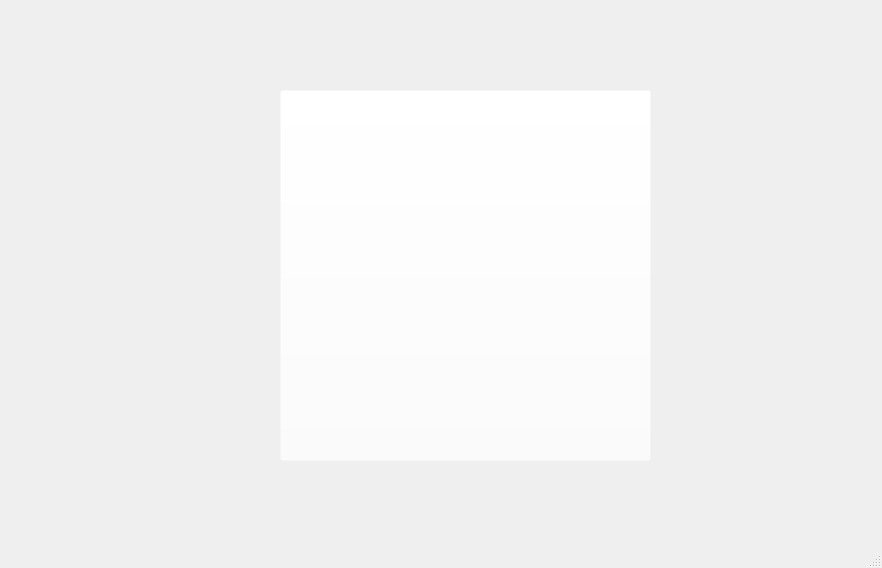
<?xml version="1.0" encoding="UTF-8"?>
<ui version="4.0">
 <class>VoiceAssistant</class>
 <widget class="QMainWindow" name="VoiceAssistant">
  <property name="geometry">
   <rect>
    <x>0</x>
    <y>0</y>
    <width>882</width>
    <height>568</height>
   </rect>
  </property>
  <property name="windowTitle">
   <string>MainWindow</string>
  </property>
  <property name="styleSheet">
   <string notr="true"/>
  </property>
  <widget class="QWidget" name="centralwidget">
   <widget class="QLabel" name="background">
    <property name="geometry">
     <rect>
      <x>0</x>
      <y>-60</y>
      <width>891</width>
      <height>621</height>
     </rect>
    </property>
    <property name="text">
     <string/>
    </property>
    <property name="pixmap">
     <pixmap resource="kara_media.qrc">:/newPrefix/edited_bg2.jpg</pixmap>
    </property>
    <property name="scaledContents">
     <bool>true</bool>
    </property>
   </widget>
   <widget class="QPushButton" name="logo">
    <property name="geometry">
     <rect>
      <x>280</x>
      <y>90</y>
      <width>371</width>
      <height>371</height>
     </rect>
    </property>
    <property name="palette">
     <palette>
      <active>
       <colorrole role="WindowText">
        <brush brushstyle="SolidPattern">
         <color alpha="255">
          <red>0</red>
          <green>0</green>
          <blue>0</blue>
         </color>
        </brush>
       </colorrole>
       <colorrole role="Button">
        <brush brushstyle="SolidPattern">
         <color alpha="0">
          <red>255</red>
          <green>255</green>
          <blue>255</blue>
         </color>
        </brush>
       </colorrole>
       <colorrole role="Light">
        <brush brushstyle="SolidPattern">
         <color alpha="0">
          <red>255</red>
          <green>255</green>
          <blue>255</blue>
         </color>
        </brush>
       </colorrole>
       <colorrole role="Midlight">
        <brush brushstyle="SolidPattern">
         <color alpha="0">
          <red>255</red>
          <green>255</green>
          <blue>255</blue>
         </color>
        </brush>
       </colorrole>
       <colorrole role="Dark">
        <brush brushstyle="SolidPattern">
         <color alpha="0">
          <red>127</red>
          <green>127</green>
          <blue>127</blue>
         </color>
        </brush>
       </colorrole>
       <colorrole role="Mid">
        <brush brushstyle="SolidPattern">
         <color alpha="0">
          <red>170</red>
          <green>170</green>
          <blue>170</blue>
         </color>
        </brush>
       </colorrole>
       <colorrole role="Text">
        <brush brushstyle="SolidPattern">
         <color alpha="255">
          <red>0</red>
          <green>0</green>
          <blue>0</blue>
         </color>
        </brush>
       </colorrole>
       <colorrole role="BrightText">
        <brush brushstyle="SolidPattern">
         <color alpha="255">
          <red>255</red>
          <green>255</green>
          <blue>255</blue>
         </color>
        </brush>
       </colorrole>
       <colorrole role="ButtonText">
        <brush brushstyle="SolidPattern">
         <color alpha="255">
          <red>0</red>
          <green>0</green>
          <blue>0</blue>
         </color>
        </brush>
       </colorrole>
       <colorrole role="Base">
        <brush brushstyle="SolidPattern">
         <color alpha="255">
          <red>255</red>
          <green>255</green>
          <blue>255</blue>
         </color>
        </brush>
       </colorrole>
       <colorrole role="Window">
        <brush brushstyle="SolidPattern">
         <color alpha="0">
          <red>255</red>
          <green>255</green>
          <blue>255</blue>
         </color>
        </brush>
       </colorrole>
       <colorrole role="Shadow">
        <brush brushstyle="SolidPattern">
         <color alpha="255">
          <red>0</red>
          <green>0</green>
          <blue>0</blue>
         </color>
        </brush>
       </colorrole>
       <colorrole role="AlternateBase">
        <brush brushstyle="SolidPattern">
         <color alpha="127">
          <red>255</red>
          <green>255</green>
          <blue>255</blue>
         </color>
        </brush>
       </colorrole>
       <colorrole role="ToolTipBase">
        <brush brushstyle="SolidPattern">
         <color alpha="255">
          <red>255</red>
          <green>255</green>
          <blue>220</blue>
         </color>
        </brush>
       </colorrole>
       <colorrole role="ToolTipText">
        <brush brushstyle="SolidPattern">
         <color alpha="255">
          <red>0</red>
          <green>0</green>
          <blue>0</blue>
         </color>
        </brush>
       </colorrole>
       <colorrole role="PlaceholderText">
        <brush brushstyle="SolidPattern">
         <color alpha="128">
          <red>0</red>
          <green>0</green>
          <blue>0</blue>
         </color>
        </brush>
       </colorrole>
      </active>
      <inactive>
       <colorrole role="WindowText">
        <brush brushstyle="SolidPattern">
         <color alpha="255">
          <red>0</red>
          <green>0</green>
          <blue>0</blue>
         </color>
        </brush>
       </colorrole>
       <colorrole role="Button">
        <brush brushstyle="SolidPattern">
         <color alpha="0">
          <red>255</red>
          <green>255</green>
          <blue>255</blue>
         </color>
        </brush>
       </colorrole>
       <colorrole role="Light">
        <brush brushstyle="SolidPattern">
         <color alpha="0">
          <red>255</red>
          <green>255</green>
          <blue>255</blue>
         </color>
        </brush>
       </colorrole>
       <colorrole role="Midlight">
        <brush brushstyle="SolidPattern">
         <color alpha="0">
          <red>255</red>
          <green>255</green>
          <blue>255</blue>
         </color>
        </brush>
       </colorrole>
       <colorrole role="Dark">
        <brush brushstyle="SolidPattern">
         <color alpha="0">
          <red>127</red>
          <green>127</green>
          <blue>127</blue>
         </color>
        </brush>
       </colorrole>
       <colorrole role="Mid">
        <brush brushstyle="SolidPattern">
         <color alpha="0">
          <red>170</red>
          <green>170</green>
          <blue>170</blue>
         </color>
        </brush>
       </colorrole>
       <colorrole role="Text">
        <brush brushstyle="SolidPattern">
         <color alpha="255">
          <red>0</red>
          <green>0</green>
          <blue>0</blue>
         </color>
        </brush>
       </colorrole>
       <colorrole role="BrightText">
        <brush brushstyle="SolidPattern">
         <color alpha="255">
          <red>255</red>
          <green>255</green>
          <blue>255</blue>
         </color>
        </brush>
       </colorrole>
       <colorrole role="ButtonText">
        <brush brushstyle="SolidPattern">
         <color alpha="255">
          <red>0</red>
          <green>0</green>
          <blue>0</blue>
         </color>
        </brush>
       </colorrole>
       <colorrole role="Base">
        <brush brushstyle="SolidPattern">
         <color alpha="255">
          <red>255</red>
          <green>255</green>
          <blue>255</blue>
         </color>
        </brush>
       </colorrole>
       <colorrole role="Window">
        <brush brushstyle="SolidPattern">
         <color alpha="0">
          <red>255</red>
          <green>255</green>
          <blue>255</blue>
         </color>
        </brush>
       </colorrole>
       <colorrole role="Shadow">
        <brush brushstyle="SolidPattern">
         <color alpha="255">
          <red>0</red>
          <green>0</green>
          <blue>0</blue>
         </color>
        </brush>
       </colorrole>
       <colorrole role="AlternateBase">
        <brush brushstyle="SolidPattern">
         <color alpha="127">
          <red>255</red>
          <green>255</green>
          <blue>255</blue>
         </color>
        </brush>
       </colorrole>
       <colorrole role="ToolTipBase">
        <brush brushstyle="SolidPattern">
         <color alpha="255">
          <red>255</red>
          <green>255</green>
          <blue>220</blue>
         </color>
        </brush>
       </colorrole>
       <colorrole role="ToolTipText">
        <brush brushstyle="SolidPattern">
         <color alpha="255">
          <red>0</red>
          <green>0</green>
          <blue>0</blue>
         </color>
        </brush>
       </colorrole>
       <colorrole role="PlaceholderText">
        <brush brushstyle="SolidPattern">
         <color alpha="128">
          <red>0</red>
          <green>0</green>
          <blue>0</blue>
         </color>
        </brush>
       </colorrole>
      </inactive>
      <disabled>
       <colorrole role="WindowText">
        <brush brushstyle="SolidPattern">
         <color alpha="0">
          <red>127</red>
          <green>127</green>
          <blue>127</blue>
         </color>
        </brush>
       </colorrole>
       <colorrole role="Button">
        <brush brushstyle="SolidPattern">
         <color alpha="0">
          <red>255</red>
          <green>255</green>
          <blue>255</blue>
         </color>
        </brush>
       </colorrole>
       <colorrole role="Light">
        <brush brushstyle="SolidPattern">
         <color alpha="0">
          <red>255</red>
          <green>255</green>
          <blue>255</blue>
         </color>
        </brush>
       </colorrole>
       <colorrole role="Midlight">
        <brush brushstyle="SolidPattern">
         <color alpha="0">
          <red>255</red>
          <green>255</green>
          <blue>255</blue>
         </color>
        </brush>
       </colorrole>
       <colorrole role="Dark">
        <brush brushstyle="SolidPattern">
         <color alpha="0">
          <red>127</red>
          <green>127</green>
          <blue>127</blue>
         </color>
        </brush>
       </colorrole>
       <colorrole role="Mid">
        <brush brushstyle="SolidPattern">
         <color alpha="0">
          <red>170</red>
          <green>170</green>
          <blue>170</blue>
         </color>
        </brush>
       </colorrole>
       <colorrole role="Text">
        <brush brushstyle="SolidPattern">
         <color alpha="0">
          <red>127</red>
          <green>127</green>
          <blue>127</blue>
         </color>
        </brush>
       </colorrole>
       <colorrole role="BrightText">
        <brush brushstyle="SolidPattern">
         <color alpha="255">
          <red>255</red>
          <green>255</green>
          <blue>255</blue>
         </color>
        </brush>
       </colorrole>
       <colorrole role="ButtonText">
        <brush brushstyle="SolidPattern">
         <color alpha="0">
          <red>127</red>
          <green>127</green>
          <blue>127</blue>
         </color>
        </brush>
       </colorrole>
       <colorrole role="Base">
        <brush brushstyle="SolidPattern">
         <color alpha="0">
          <red>255</red>
          <green>255</green>
          <blue>255</blue>
         </color>
        </brush>
       </colorrole>
       <colorrole role="Window">
        <brush brushstyle="SolidPattern">
         <color alpha="0">
          <red>255</red>
          <green>255</green>
          <blue>255</blue>
         </color>
        </brush>
       </colorrole>
       <colorrole role="Shadow">
        <brush brushstyle="SolidPattern">
         <color alpha="255">
          <red>0</red>
          <green>0</green>
          <blue>0</blue>
         </color>
        </brush>
       </colorrole>
       <colorrole role="AlternateBase">
        <brush brushstyle="SolidPattern">
         <color alpha="0">
          <red>255</red>
          <green>255</green>
          <blue>255</blue>
         </color>
        </brush>
       </colorrole>
       <colorrole role="ToolTipBase">
        <brush brushstyle="SolidPattern">
         <color alpha="255">
          <red>255</red>
          <green>255</green>
          <blue>220</blue>
         </color>
        </brush>
       </colorrole>
       <colorrole role="ToolTipText">
        <brush brushstyle="SolidPattern">
         <color alpha="255">
          <red>0</red>
          <green>0</green>
          <blue>0</blue>
         </color>
        </brush>
       </colorrole>
       <colorrole role="PlaceholderText">
        <brush brushstyle="SolidPattern">
         <color alpha="128">
          <red>0</red>
          <green>0</green>
          <blue>0</blue>
         </color>
        </brush>
       </colorrole>
      </disabled>
     </palette>
    </property>
    <property name="toolTipDuration">
     <number>-1</number>
    </property>
    <property name="autoFillBackground">
     <bool>false</bool>
    </property>
    <property name="styleSheet">
     <string notr="true">background-image: url(:/newPrefix/kara_logo-removebg-preview.png);</string>
    </property>
    <property name="text">
     <string/>
    </property>
   </widget>
  </widget>
  <widget class="QStatusBar" name="statusbar"/>
 </widget>
 <resources>
  <include location="kara_media.qrc"/>
 </resources>
 <connections/>
</ui>
